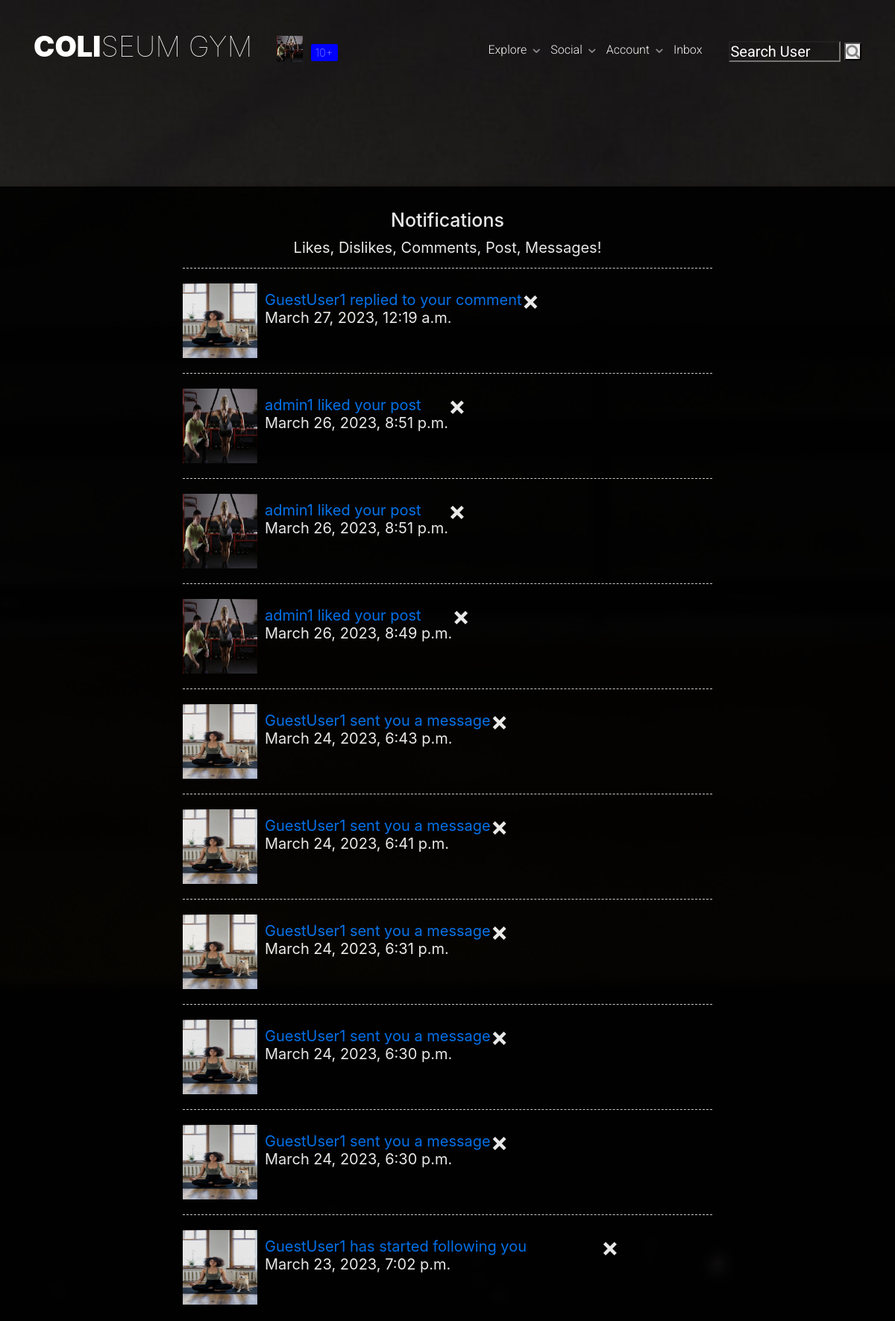
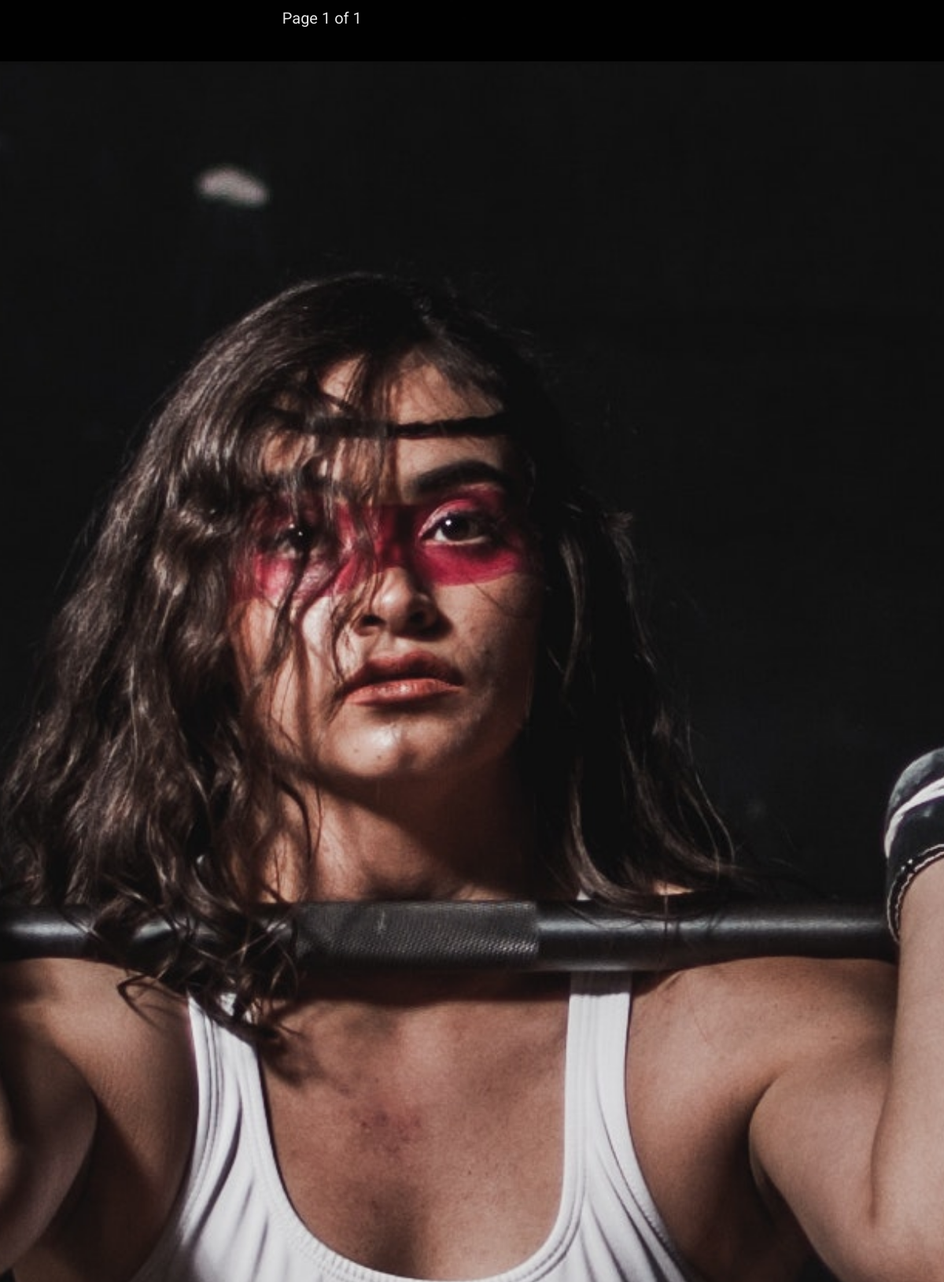
The app's page /social/notifications/ (signed in, upper part) with its own data (2 pictures, top to bottom).
### members/models.py (models this page shows, shortened)
class User(AbstractBaseUser, PermissionsMixin):
    email = models.EmailField(verbose_name="email", max_length=60, unique=True)
    username = models.CharField(max_length=45, unique=True)
    first_name = models.CharField(max_length=60, blank=True)
    last_name = models.CharField(max_length=60, blank=True)
    state = models.ForeignKey(State, on_delete=models.SET_NULL, null=True)
    city = models.ForeignKey(City, on_delete=models.SET_NULL, null=True)
    password = models.CharField(max_length=100)
    date_joined = models.DateTimeField(verbose_name="date_joined", default=timezone.now)
    last_login = models.DateTimeField(verbose_name="last_login", default=timezone.now)
    is_staff = models.BooleanField(default=False)
    is_active = models.BooleanField(default=True)
    is_admin = models.BooleanField(default=False)
    is_superuser = models.BooleanField(default=False)
    objects = MyAccountManager()
    USERNAME_FIELD = "username"
    REQUIRED_FIELDS = ["email"]
    def __str__(self):
        return self.username

class UserProfile(models.Model):
    user = models.OneToOneField(
        User,
        primary_key=True,
        verbose_name="user",
        related_name="profile",
        on_delete=models.CASCADE,
    )
    first_name = models.CharField(max_length=30, blank=True, null=True)
    last_name = models.CharField(max_length=30, blank=True, null=True)
    bio = models.TextField(max_length=500, blank=True, null=True)
    birth_date = models.DateField(null=True, blank=True)
    location = models.CharField(max_length=100, blank=True, null=True)
    picture = models.ImageField(
        upload_to="images/profile_pictures",
        default="static/images/default_pic.jpg",
        blank=False,
    )
    followers = models.ManyToManyField(User, blank=True, related_name="followers")
    followings = models.ManyToManyField(User, blank=True, related_name="followings")
    website_url = models.CharField(max_length=255, null=True, blank=True)
    facebook_url = models.CharField(max_length=255, null=True, blank=True)
    twitter_url = models.CharField(max_length=255, null=True, blank=True)
    instagram_url = models.CharField(max_length=255, null=True, blank=True)

### social/models.py (models this page shows)
class Notification(models.Model):
    notification_type = models.IntegerField()
    to_user = models.ForeignKey(
        User, related_name="notification_to", on_delete=models.CASCADE, null=True
    )
    from_user = models.ForeignKey(
        User, related_name="notification_from", on_delete=models.CASCADE, null=True
    )
    post = models.ForeignKey(
        "Post", on_delete=models.CASCADE, related_name="+", blank=True, null=True
    )
    comment = models.ForeignKey(
        "Comment", on_delete=models.CASCADE, related_name="+", blank=True, null=True
    )
    thread = models.ForeignKey(
        "ThreadModel", on_delete=models.CASCADE, related_name="+", blank=True, null=True
    )
    date = models.DateTimeField(default=timezone.now)
    user_has_seen = models.BooleanField(default=False)

### social/views.py (the view, shortened to what this page needs)
# urls.py: path("notifications/", NotificationView.as_view(), name="notifications"),
class NotificationView(View):
    def get(self, request, *args, **kwargs):
        request_user = request.user
        p = Paginator(
            Notification.objects.filter(to_user=request_user)
            .exclude(user_has_seen=True)
            .order_by("-date"),
            10,
        )
        page = request.GET.get("page")
        notifications = p.get_page(page)
        notificationss = Notification.notification_type
        context = {"notifications": notifications}
        if notificationss == 4:
            def delete(self, request, notification_pk, *args, **kwargs):
                notification = Notification.objects.get(pk=notification_pk)
                notification.user_has_seen = True
                notification.save()
                return HttpResponse("Success", content_type="text/plain")
        return render(request, "social/all_notifications.html", context)

### social/templatetags/custom_tags.py (called while the page is built)
@register.inclusion_tag("social/show_notifications.html", takes_context=True)
def show_notifications(context):
    request_user = context["request"].user
    notifications = (
        Notification.objects.filter(to_user=request_user)
        .exclude(user_has_seen=True)
        .order_by("-date")
    )
    return {"notifications": notifications}

### social/templates/social/all_notifications.html (shortened to what this page needs)
{% extends 'basetwo.html' %}
{% block content %}
<div class="fh5co-parallax largerbanner" style="background-image: url(/static/images/fitnesspic2.jpg);">
    <section class="content-item" id="comments">
        <div class="container">
        <div class="col-sm-8 col-md-offset-2">
            <h1 class="row justify-content-center">Notifications</h1>
            <h3 class="row justify-content-center">Likes, Dislikes, Comments, Post, Messages!</h3>
            {% for notification in notifications %}
            <div class="media">
                {% if notification.post %}
                    {% if notification.notification_type == 1 %}
                    <img class="round-circle post-img" height="100" width="100" src="{{ notification.from_user.profile.picture.url }}"/>
                    <div class="dropdown-item-parent">
                        <h3><a href="{% url 'post-notification' notification.pk notification.post.pk %}">{{ notification.from_user }} liked your post</a>
                        <br>{{ notification.date }}</h3>
                    </div>
                    <span class="dropdown-item-close"  onclick="removeNotification(`{% url 'notification-delete' notification.pk %}`, `{{ request.path }}`)"><h2>&times;</h2></span>
                    {% endif %}
                {% elif notification.comment %}
                    {% if notification.notification_type == 1 %}
                    <img class="round-circle post-img" height="100" width="100" src="{{ notification.from_user.profile.picture.url }}"/>
                    <div class="dropdown-item-parent">
                        <h3><a href="{% url 'post-notification' notification.pk notification.comment.post.pk %}">{{ notification.from_user }} liked your comment</a>
                        <br>{{ notification.date }}</h3>
                    </div>
                    <span class="dropdown-item-close" onclick="removeNotification(`{% url 'notification-delete' notification.pk %}`, `{{ request.path }}`)"><h2>&times;</h2></span>
                    <hr>
                    {% elif notification.notification_type == 2 %}
                    <img class="round-circle post-img" height="100" width="100" src="{{ notification.from_user.profile.picture.url }}"/>
                    <div class="dropdown-item-parent">
                        <h3><a href="{% url 'post-notification' notification.pk notification.comment.post.pk %}">{{ notification.from_user }} replied to your comment</a>
                        <br>{{ notification.date }}</h3>
                    </div>
                    <span class="dropdown-item-close" onclick="removeNotification(`{% url 'notification-delete' notification.pk %}`, `{{ request.path }}`)"><h2>&times;</h2></span>
                    {% endif %}
                {% elif notification.thread %}
                    <img class="round-circle post-img" height="100" width="100" src="{{ notification.from_user.profile.picture.url }}"/>
                    <div class="dropdown-item-parent">
                        <h3><a href="{% url 'thread-notification' notification.pk notification.thread.pk %}">{{ notification.from_user }} sent you a message</a>
                        <br>{{ notification.date }}</h3>
                    </div>
                    <span class="dropdown-item-close" onclick="removeNotification(`{% url 'notification-delete' notification.pk %}`, `{{ request.path }}`)"><h2>&times;</h2></span>
                {% else %}
                    <img class="round-circle post-img" height="100" width="100" src="{{ notification.from_user.profile.picture.url }}"/>
                    <div class="dropdown-item-parent">
                        <h3><a href="{% url 'follow-notification' notification.pk notification.from_user.profile.pk %}">{{ notification.from_user }} has started following you</a>
                        <br>{{ notification.date }}</h3>
                    </div>
                    <span class="dropdown-item-close" style="margin-left: 100px !important;" onclick="removeNotification(`{% url 'notification-delete' notification.pk %}`, `{{ request.path }}`)"><h2>&times;</h2></span>
                {% endif %}
            </div>
            {% endfor %}
        </div>
        </div>
    <section>
    <div class="row justify-content-center mt-3 page">
        <div class="col-md-5 col-sm-12 position-relative">
            <p style="color: white !important">Page {{ notifications.number }} of {{ notifications.paginator.num_pages }}</p>
        </div>
    </div>
</div>
{% endblock %}

### fitness/templates/basetwo.html (shortened to what this page needs)
{% load static %}
<!DOCTYPE html>
 <html class="no-js">
	<head>
	<link rel="stylesheet" href="/static/css/animate.css">
	<link rel="stylesheet" href="/static/css/icomoon.css">
	<link rel="stylesheet" href="/static/css/bootstrap.css">
	<link rel="stylesheet" href="/static/css/bootstrap.scss">
	<link rel="stylesheet" href="/static/css/superfish.css">
	<link rel="stylesheet" href="/static/css/style.css">
	<link rel="stylesheet" href="/static/css/posts.css">
    <link rel="stylesheet" href="https://maxcdn.bootstrapcdn.com/bootstrap/4.0.0/css/bootstrap.min.css">
	<link rel="stylesheet" href="https://stackpath.bootstrapcdn.com/bootstrap/4.0.0/js/bootstrap.bundle.min.js">
	<link rel="stylesheet" href="https://cdnjs.cloudflare.com/ajax/libs/font-awesome/4.7.0/css/font-awesome.min.css">
	<link rel="stylesheet" href="https://cdnjs.cloudflare.com/ajax/libs/jquery/3.2.1/jquery.min.js">
	</head>
	<body>
		<div id="fh5co-wrapper">
			<div id="fh5co-page">
				{% include 'navbar.html' %}
				{% block content %}
				{% endblock %}
			</div>
		</div>
	</body>
</html>

### fitness/templates/navbar.html (shortened to what this page needs)
{% load static %}
{% load custom_tags %}
<div id="fh5co-header" class="">
    <header id="fh5co-header-section">
        <div class="container ">
            <div class="nav-header">
                <h1 id="fh5co-logo">
                    <a href="{% url 'home' %}">Coli<span>seum Gym</span></a>
                    {% if user.is_authenticated %}
                        <a href="{% url 'show_profile_page' request.user.profile.pk %}"><img class="profile-image" height="35" width="35" src="{{ request.user.profile.picture.url }}"></a>
                        <a href="{% url 'notifications' %}" style="background-color: blue !important;" class="badge badge-primary">{% show_notifications %}</a>
                    {% endif %}
                </h1>
                <nav id="fh5co-menu-wrap" role="navigation">
                    <ul class="sf-menu" id="fh5co-primary-menu">
                        {% if user.is_authenticated %}
                            <li>
                                <a href="#" class="fh5co-sub-ddown">Explore</a>
                            </li>
                            <li>
                                <a href="#">Social</a>
                            </li>
                            <li>
                                <a href="#" class="fh5co-sub-ddown">Account</a>
                            </li>
                            <li><a href="{% url 'inbox' %}" class="notification inbox">
                                <span class="notification-text">Inbox</span>
                            </a></li>
                            <li class="search-container">
                                <form method="GET" action="{% url 'profile-search' %}">
                                    <input type="text" class="search-form" placeholder="Search User" aria-label="Username" aria-describedby="basic-addon1" name="query" value="{{ request.GET.query }}">
                                    <button type="submit"><i class="fa fa-search"></i></button>
                                </form>
                            </li>
                        {% endif %}
                    </ul>
                </nav>
            </div>
        </div>
    </header>
</div>

### social/templates/social/show_notifications.html
{% if notifications.count < 10 %}
    <span>{{ notifications.count }}</span>
{% else %}
    <span>10+</span>
{% endif %}

### fitness/templates/footer.html (shortened to what this page needs)
{% load static %}

### static/css/superfish.css (style rules this page uses)
.sf-menu, .sf-menu * { margin: 0; padding: 0; list-style: none; }
.sf-menu li { position: relative; }
.sf-menu > li { float: left; }
.sf-menu a { display: block; position: relative; }
.sf-menu { float: left; margin-bottom: 1em; }
.sf-menu a { border-left: 1px solid #fff; border-top: 1px solid #dFeEFF; border-top: 1px solid rgba(255,255,255,.5); padding: .75em 1em; text-decoration: none; zoom: 1; }
.sf-menu a { color: #13a; }
.sf-menu li { background: #BDD2FF; white-space: nowrap; *white-space: normal; -webkit-transition: background .2s; transition: background .2s; }
.sf-arrows .sf-with-ul { padding-right: 2.5em; *padding-right: 1em; }
.sf-arrows .sf-with-ul:after { content: ''; position: absolute; top: 50%; right: 1em; margin-top: -3px; height: 0; width: 0; border: 5px solid transparent; border-top-color: #dFeEFF; border-top-color: rgba(255,255,255,.5); }

### static/css/posts.css (style rules this page uses)
.largerbanner { height: 5000px !important; }
.content-item { padding:30px 0; background-color:#FFFFFF; position: relative; top: 5%; color: white !important; }
.content-item h2 { font-weight:700; font-size:35px; line-height:45px; text-transform:uppercase; }
.content-item h3 { font-weight:400; font-size:20px; color:white; margin:10px 0 15px; padding:0; }
.fa, .thumbs-btn { background-color: transparent ; }
.post-img { margin-right: 10px; }
.profile-image { max-width: 100px; margin-left: none !important; }
#comments { background-color: black !important; opacity: 0.9; }
.media { position: relative; top: 10%; }
#comments { box-shadow: 0 -1px 6px 1px rgba(0,0,0,0.1); background-color: transparent; }
#comments .media { border-top:1px dashed #DDDDDD; padding:20px 0; margin:0; }

### records on screen
User: user.profile.picture (picture)
Notification: from_user.profile.picture (picture), from_user "GuestUser1", date "March 27, 2023, 12:19 a.m."
Notification: from_user.profile.picture (picture), from_user "admin1", date "March 26, 2023, 8:51 p.m."
Notification: from_user.profile.picture (picture), from_user "admin1", date "March 26, 2023, 8:51 p.m."
Notification: from_user.profile.picture (picture), from_user "admin1", date "March 26, 2023, 8:49 p.m."
Notification: from_user.profile.picture (picture), from_user "GuestUser1", date "March 24, 2023, 6:43 p.m."
Notification: from_user.profile.picture (picture), from_user "GuestUser1", date "March 24, 2023, 6:41 p.m."
Notification: from_user.profile.picture (picture), from_user "GuestUser1", date "March 24, 2023, 6:31 p.m."
Notification: from_user.profile.picture (picture), from_user "GuestUser1", date "March 24, 2023, 6:30 p.m."
Notification: from_user.profile.picture (picture), from_user "GuestUser1", date "March 24, 2023, 6:30 p.m."
Notification: from_user.profile.picture (picture), from_user "GuestUser1", date "March 23, 2023, 7:02 p.m."

### other values on screen
{{ notifications.number }} "1"
{{ notifications.paginator.num_pages }} "1"
